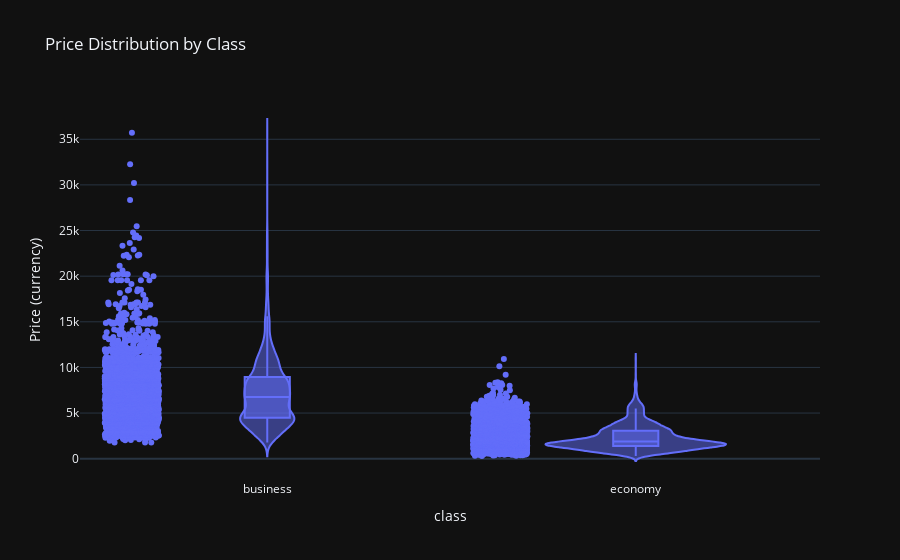

This figure's notebook cell:
### Code cell
fig = px.violin(data, 
                x='class', 
                y='Price', 
                box=True,
                points='all',
                title='Price Distribution by Class',
                labels={'Class': 'Flight Class', 'Price': 'Price (currency)'},
                template='plotly_dark')

fig.show()

### Figure 1 — Plotly figure (JSON) as saved in the notebook; plotly's stock layout.template omitted (floating-point values rounded to 4 significant figures; data arrays with more than 128 entries replaced by an {"elided": "..."} marker saying what was removed)
{"data": [{"alignmentgroup": "True", "box": {"visible": true}, "hovertemplate": "class=%{x}<br>Price (currency)=%{y}<extra></extra>", "legendgroup": "", "marker": {"color": "#636efa"}, "name": "", "offsetgroup": "", "orientation": "v", "points": "all", "scalegroup": "True", "showlegend": false, "type": "violin", "x": {"elided": "4368 str values"}, "x0": " ", "xaxis": "x", "y": {"elided": "4368 float values"}, "y0": " ", "yaxis": "y"}], "layout": {"legend": {"tracegroupgap": 0}, "title": {"text": "Price Distribution by Class"}, "violinmode": "group", "xaxis": {"anchor": "y", "domain": [0, 1], "title": {"text": "class"}}, "yaxis": {"anchor": "x", "domain": [0, 1], "title": {"text": "Price (currency)"}}}}
